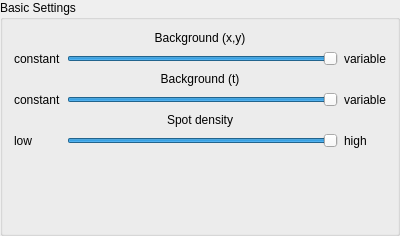
<?xml version="1.0" encoding="UTF-8"?>
<ui version="4.0">
 <class>BackgroundLevelGroupBox</class>
 <widget class="QGroupBox" name="BackgroundLevelGroupBox">
  <property name="geometry">
   <rect>
    <x>0</x>
    <y>0</y>
    <width>400</width>
    <height>236</height>
   </rect>
  </property>
  <property name="windowTitle">
   <string>GroupBox</string>
  </property>
  <property name="title">
   <string>Basic Settings</string>
  </property>
  <layout class="QGridLayout" name="gridLayout">
   <item row="1" column="2">
    <widget class="QLabel" name="label_2">
     <property name="text">
      <string>variable</string>
     </property>
    </widget>
   </item>
   <item row="1" column="1">
    <widget class="QSlider" name="sldr_xyBackgroundLevel">
     <property name="font">
      <font>
       <weight>50</weight>
       <bold>false</bold>
      </font>
     </property>
     <property name="maximum">
      <number>100</number>
     </property>
     <property name="sliderPosition">
      <number>100</number>
     </property>
     <property name="orientation">
      <enum>Qt::Horizontal</enum>
     </property>
    </widget>
   </item>
   <item row="6" column="0">
    <spacer name="verticalSpacer">
     <property name="orientation">
      <enum>Qt::Vertical</enum>
     </property>
     <property name="sizeHint" stdset="0">
      <size>
       <width>20</width>
       <height>0</height>
      </size>
     </property>
    </spacer>
   </item>
   <item row="1" column="0">
    <widget class="QLabel" name="label">
     <property name="text">
      <string>constant</string>
     </property>
    </widget>
   </item>
   <item row="3" column="2">
    <widget class="QLabel" name="label_8">
     <property name="text">
      <string>variable</string>
     </property>
    </widget>
   </item>
   <item row="3" column="1">
    <widget class="QSlider" name="sldr_tBackgroundLevel">
     <property name="maximum">
      <number>100</number>
     </property>
     <property name="value">
      <number>100</number>
     </property>
     <property name="orientation">
      <enum>Qt::Horizontal</enum>
     </property>
    </widget>
   </item>
   <item row="3" column="0">
    <widget class="QLabel" name="label_9">
     <property name="text">
      <string>constant</string>
     </property>
    </widget>
   </item>
   <item row="5" column="0">
    <widget class="QLabel" name="label_4">
     <property name="text">
      <string>low</string>
     </property>
    </widget>
   </item>
   <item row="5" column="1">
    <widget class="QSlider" name="sldr_spotDensity">
     <property name="maximum">
      <number>100</number>
     </property>
     <property name="value">
      <number>100</number>
     </property>
     <property name="sliderPosition">
      <number>100</number>
     </property>
     <property name="orientation">
      <enum>Qt::Horizontal</enum>
     </property>
    </widget>
   </item>
   <item row="5" column="2">
    <widget class="QLabel" name="label_3">
     <property name="text">
      <string>high</string>
     </property>
    </widget>
   </item>
   <item row="0" column="0" colspan="3">
    <widget class="QLabel" name="label_5">
     <property name="text">
      <string>&lt;html&gt;&lt;head/&gt;&lt;body&gt;&lt;p align=&quot;center&quot;&gt;Background (x,y)&lt;/p&gt;&lt;/body&gt;&lt;/html&gt;</string>
     </property>
    </widget>
   </item>
   <item row="2" column="0" colspan="3">
    <widget class="QLabel" name="label_7">
     <property name="text">
      <string>&lt;html&gt;&lt;head/&gt;&lt;body&gt;&lt;p align=&quot;center&quot;&gt;Background (t)&lt;/p&gt;&lt;/body&gt;&lt;/html&gt;</string>
     </property>
    </widget>
   </item>
   <item row="4" column="0" colspan="3">
    <widget class="QLabel" name="label_6">
     <property name="text">
      <string>&lt;html&gt;&lt;head/&gt;&lt;body&gt;&lt;p align=&quot;center&quot;&gt;Spot density&lt;/p&gt;&lt;/body&gt;&lt;/html&gt;</string>
     </property>
    </widget>
   </item>
  </layout>
 </widget>
 <resources/>
 <connections/>
</ui>
